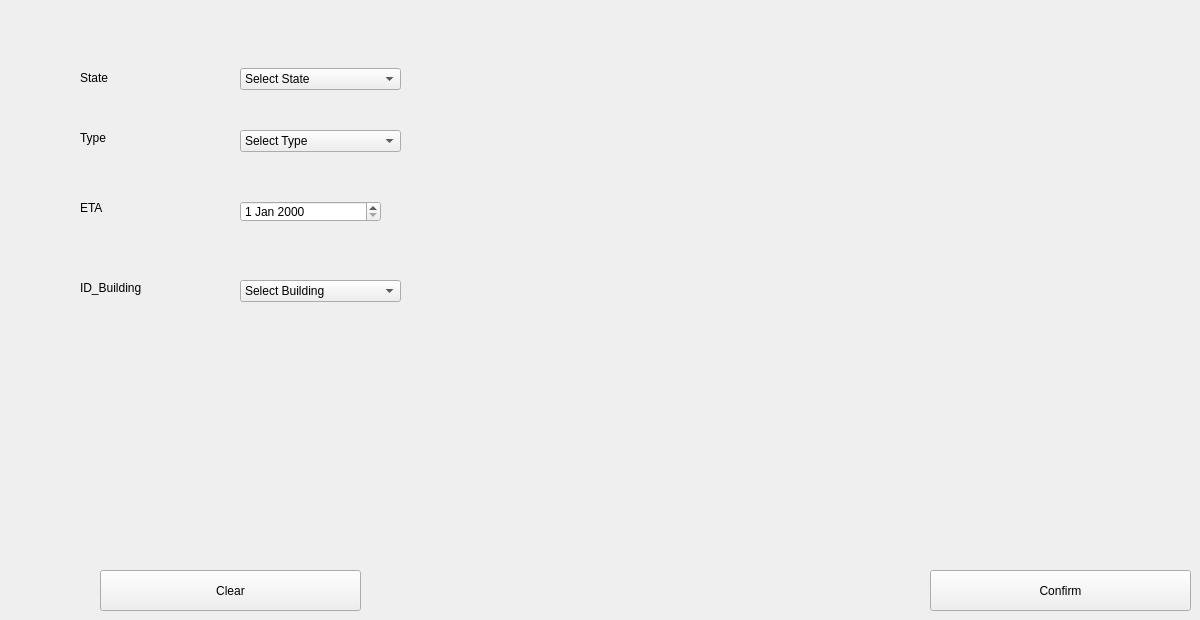
     <widget class="QWidget" name="Table_Submit_Refill_Order">
      <attribute name="title">
       <string>Submit</string>
      </attribute>
      <widget class="QLabel" name="label_Refill_select_ETA">
       <property name="geometry">
        <rect>
         <x>80</x>
         <y>200</y>
         <width>55</width>
         <height>16</height>
        </rect>
       </property>
       <property name="text">
        <string>ETA</string>
       </property>
      </widget>
      <widget class="QLabel" name="label_Refill_select_Type">
       <property name="geometry">
        <rect>
         <x>80</x>
         <y>130</y>
         <width>55</width>
         <height>16</height>
        </rect>
       </property>
       <property name="text">
        <string>Type</string>
       </property>
      </widget>
      <widget class="QComboBox" name="comboBox_Refill_Select_Building">
       <property name="geometry">
        <rect>
         <x>240</x>
         <y>280</y>
         <width>161</width>
         <height>22</height>
        </rect>
       </property>
       <item>
        <property name="text">
         <string>Select Building</string>
        </property>
       </item>
       <item>
        <property name="text">
         <string>26</string>
        </property>
       </item>
       <item>
        <property name="text">
         <string>25</string>
        </property>
       </item>
      </widget>
      <widget class="QPushButton" name="pushButton_Add_Refill_Clear">
       <property name="geometry">
        <rect>
         <x>100</x>
         <y>570</y>
         <width>261</width>
         <height>41</height>
        </rect>
       </property>
       <property name="text">
        <string>Clear</string>
       </property>
      </widget>
      <widget class="QLabel" name="label_Refill_select_building">
       <property name="geometry">
        <rect>
         <x>80</x>
         <y>280</y>
         <width>71</width>
         <height>16</height>
        </rect>
       </property>
       <property name="text">
        <string>ID_Building</string>
       </property>
      </widget>
      <widget class="QPushButton" name="pushButton_Add_Refill_Submit">
       <property name="geometry">
        <rect>
         <x>930</x>
         <y>570</y>
         <width>261</width>
         <height>41</height>
        </rect>
       </property>
       <property name="text">
        <string>Confirm</string>
       </property>
      </widget>
      <widget class="QLabel" name="label_Refill_select_state">
       <property name="geometry">
        <rect>
         <x>80</x>
         <y>70</y>
         <width>91</width>
         <height>16</height>
        </rect>
       </property>
       <property name="text">
        <string>State</string>
       </property>
      </widget>
      <widget class="QComboBox" name="comboBox_Refill_Select_Type">
       <property name="geometry">
        <rect>
         <x>240</x>
         <y>130</y>
         <width>161</width>
         <height>22</height>
        </rect>
       </property>
       <item>
        <property name="text">
         <string>Select Type</string>
        </property>
       </item>
       <item>
        <property name="text">
         <string>Casual</string>
        </property>
       </item>
       <item>
        <property name="text">
         <string>Express</string>
        </property>
       </item>
      </widget>
      <widget class="QComboBox" name="comboBox_Refill_Select_state">
       <property name="geometry">
        <rect>
         <x>240</x>
         <y>68</y>
         <width>161</width>
         <height>22</height>
        </rect>
       </property>
       <item>
        <property name="text">
         <string>Select State</string>
        </property>
       </item>
       <item>
        <property name="text">
         <string>Ariana</string>
        </property>
       </item>
       <item>
        <property name="text">
         <string>Tunis</string>
        </property>
       </item>
       <item>
        <property name="text">
         <string>Bizerte</string>
        </property>
       </item>
       <item>
        <property name="text">
         <string>Ben Arous</string>
        </property>
       </item>
       <item>
        <property name="text">
         <string>Sfax</string>
        </property>
       </item>
       <item>
        <property name="text">
         <string>Sousse</string>
        </property>
       </item>
       <item>
        <property name="text">
         <string>Monastir</string>
        </property>
       </item>
       <item>
        <property name="text">
         <string>Tozeur</string>
        </property>
       </item>
       <item>
        <property name="text">
         <string>Gafsa</string>
        </property>
       </item>
       <item>
        <property name="text">
         <string>Kairaouen</string>
        </property>
       </item>
       <item>
        <property name="text">
         <string>Hammamet</string>
        </property>
       </item>
       <item>
        <property name="text">
         <string>Nabeul</string>
        </property>
       </item>
      </widget>
      <widget class="QDateEdit" name="dateEdit_refill_order">
       <property name="geometry">
        <rect>
         <x>240</x>
         <y>201</y>
         <width>141</width>
         <height>21</height>
        </rect>
       </property>
      </widget>
     </widget>
